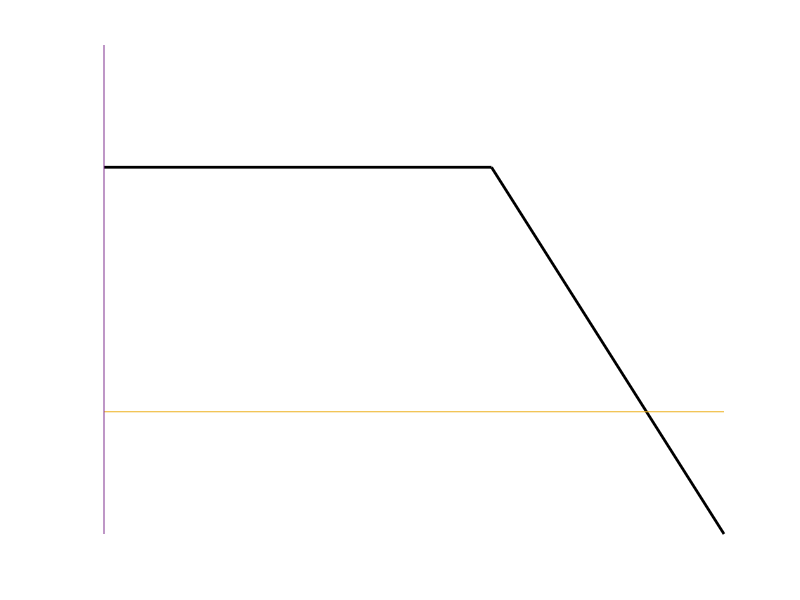
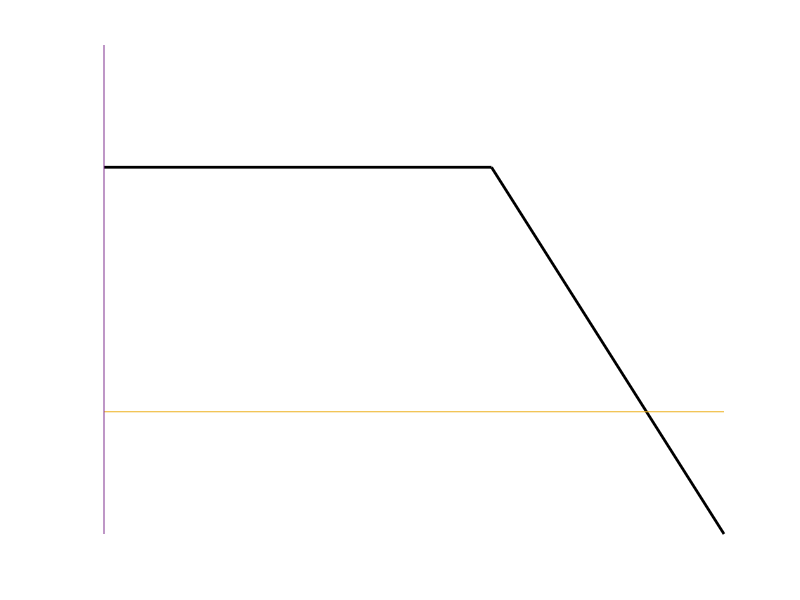

Reproduce these figures in MATLAB, in order.
#bodeMagnitude

clf
hold on

plot([0,5],[40,40],"linewidth",2,"color","black")
plot([5,8],[40,-20],"linewidth",2,"color","black")

%grid
plot([0,8],[0,0])
plot([0,0],[-20,60])

grid off
axis off

print -demf bodeMagnitudeHighCutOffCollectorToGroungCapacitor.emf
print -deps bodeMagnitudeHighCutOffCollectorToGroungCapacitor.eps
